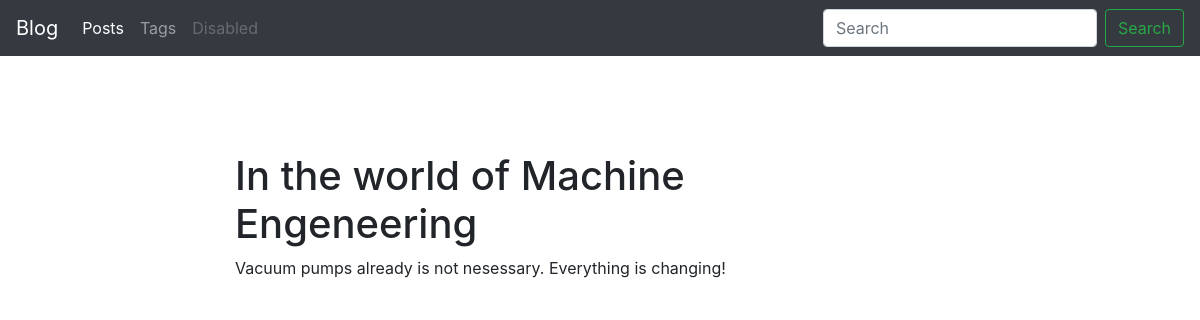
Screenshot of /blog/post/in-the-world-of-machine-engeneering-1607007570/ with the database file from the repository.
### blog/models.py (models this page shows, shortened)
class Post(models.Model):
    title = models.CharField(max_length=150, db_index=True)
    slug = models.SlugField(max_length=150, blank=True, unique=True)
    body = models.TextField(blank=True, db_index=True)
    tags = models.ManyToManyField('Tag', blank=True, related_name='posts')
    date_pub = models.DateTimeField(auto_now_add=True)
    class Meta:
        ordering = ['-date_pub']

### blog/views.py (the view)
# urls.py: path('post/<str:slug>/', PostDetail.as_view(), name='post_detail_url'),
class PostDetail(ObjectDetailMixin, View):
    model = Post
    template = 'blog/post_detail.html'

### blog/utils.py (called while the page is built)
    def get(self, request, slug):
        obj = get_object_or_404(self.model, slug__iexact=slug)
        return render(request, self.template, context={self.model.__name__.lower(): obj, 'admin_object': obj, 'detail': True})

### blog/templates/blog/post_detail.html (shortened to what this page needs)
{% extends 'blog/base_blog.html' %}
{% block content %}
    <h1 class="mt-5">
        {{ post.title }}
    </h1>
    <p>
        {{ post.body }}
    </p>
{% endblock %}

### rows the page displays
Post: title "In the world of Machine Engeneering", body "Vacuum pumps already is not nesessary. Everything is changing!"
